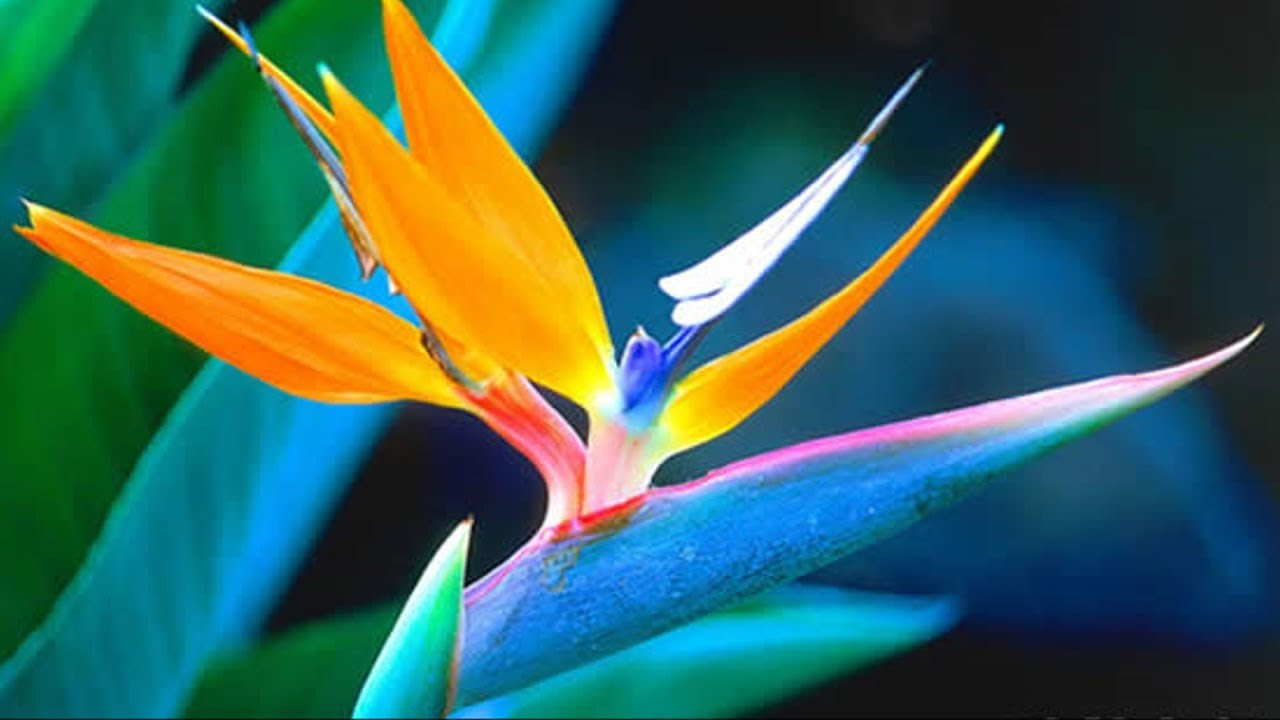
#> input picture kiri1215/hana.jpg, 1280 x 720 px, found by its file name
$ python img.py
#> lines starting #> are read from the running program, lines starting #| are printed output that depends on the picture
import cv2
import numpy as np

A = np.array(cv2.imread('C:\\Users\\owuser\\Documents\\kiri1215\\hana.jpg',cv2.IMREAD_COLOR))
#> A is the input picture: shape (720, 1280, 3); mean B, G, R 90.4, 98.1, 53.7
B = np.array(cv2.imread('C:\\Users\\owuser\\Documents\\kiri1215\\hana.jpg',cv2.IMREAD_GRAYSCALE))
#> B: shape (720, 1280); min 0, max 255, mean 83.9
C = np.array(cv2.imread('C:\\Users\\owuser\\Documents\\kiri1215\\hana.jpg',cv2.IMREAD_UNCHANGED))

A_size = np.shape(A)
#> A_size = (720, 1280, 3)
B_size = np.shape(B)
#> B_size = (720, 1280)
C_size = np.shape(C)
#> C_size = (720, 1280, 3)
#cv2.imshow('test',A)
#cv2.waitKey(0)

print(A_size)
#| (720, 1280, 3)
print(B_size)
#| (720, 1280)
print(C_size)
#| (720, 1280, 3)

cv2.imshow('B',(A[:,:,0])) #取得影像藍色數據
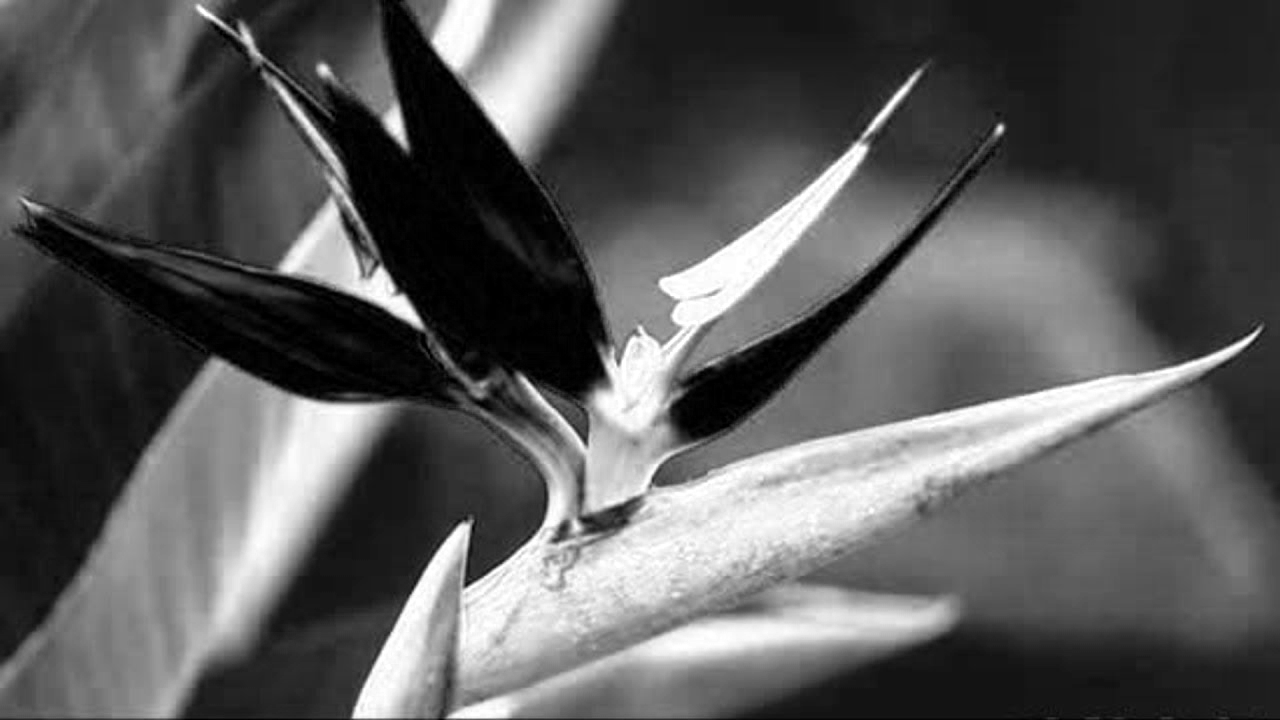
#> window 'B': shape (720, 1280); min 0, max 255, mean 90.4
cv2.imshow('G',(A[:,:,1])) #取得影像綠色數據
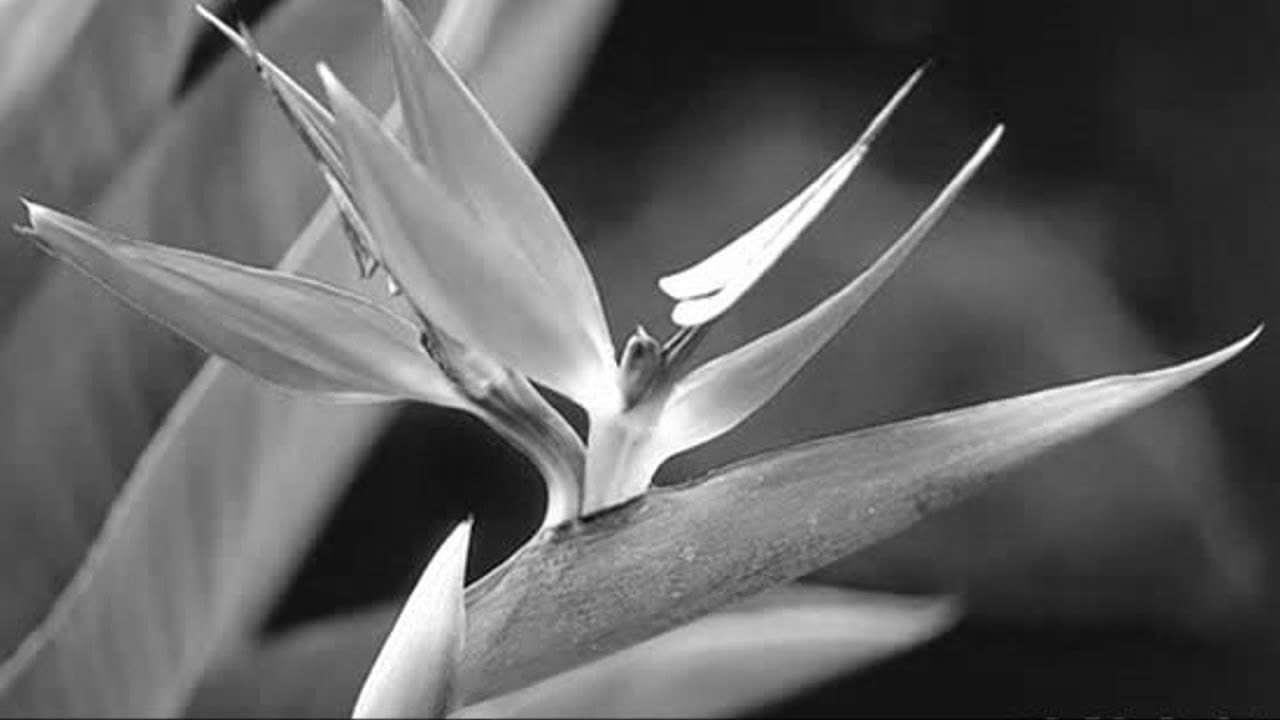
#> window 'G': shape (720, 1280); min 0, max 255, mean 98.1
cv2.imshow('R',(A[:,:,2])) #取得影像紅色數據
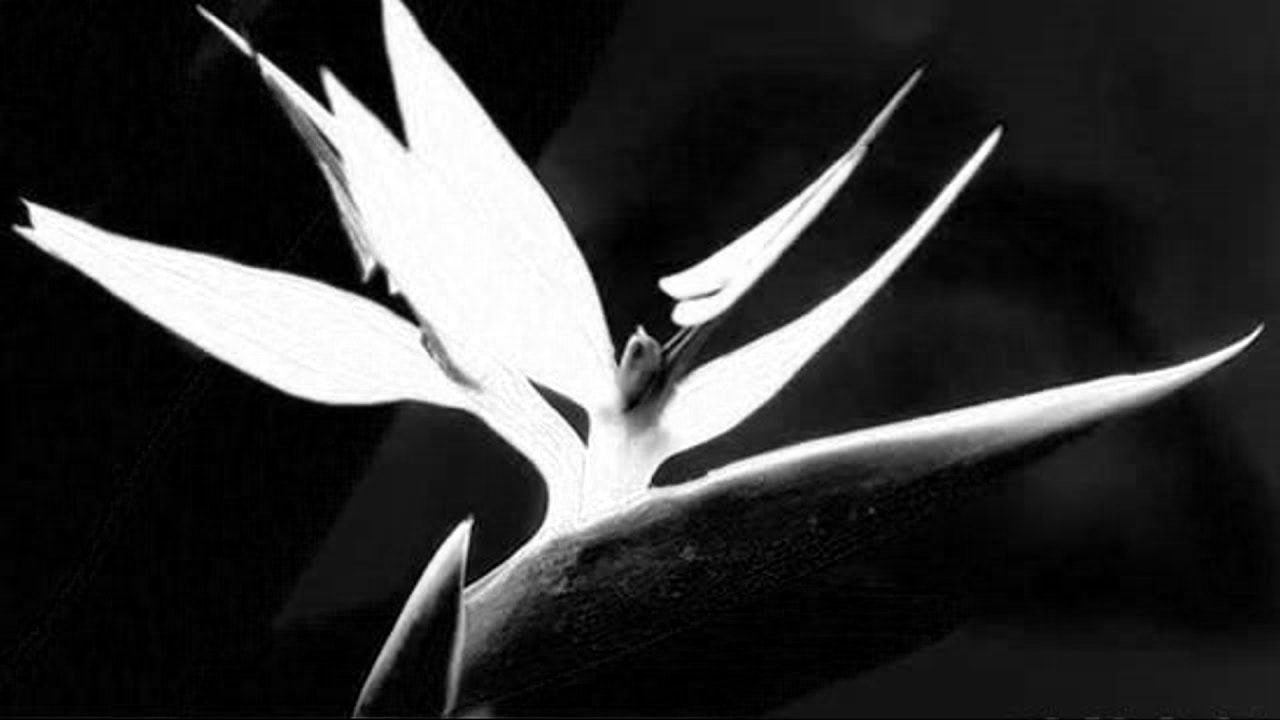
#> window 'R': shape (720, 1280); min 0, max 255, mean 53.7
cv2.imshow('all',(A[:,:,:])) #取得影像所有數據f
cv2.imshow('gray',B) #取得影像數據
cv2.waitKey(0)
cv2.destroyAllWindows()


Anegative = np.array(abs(255-A))
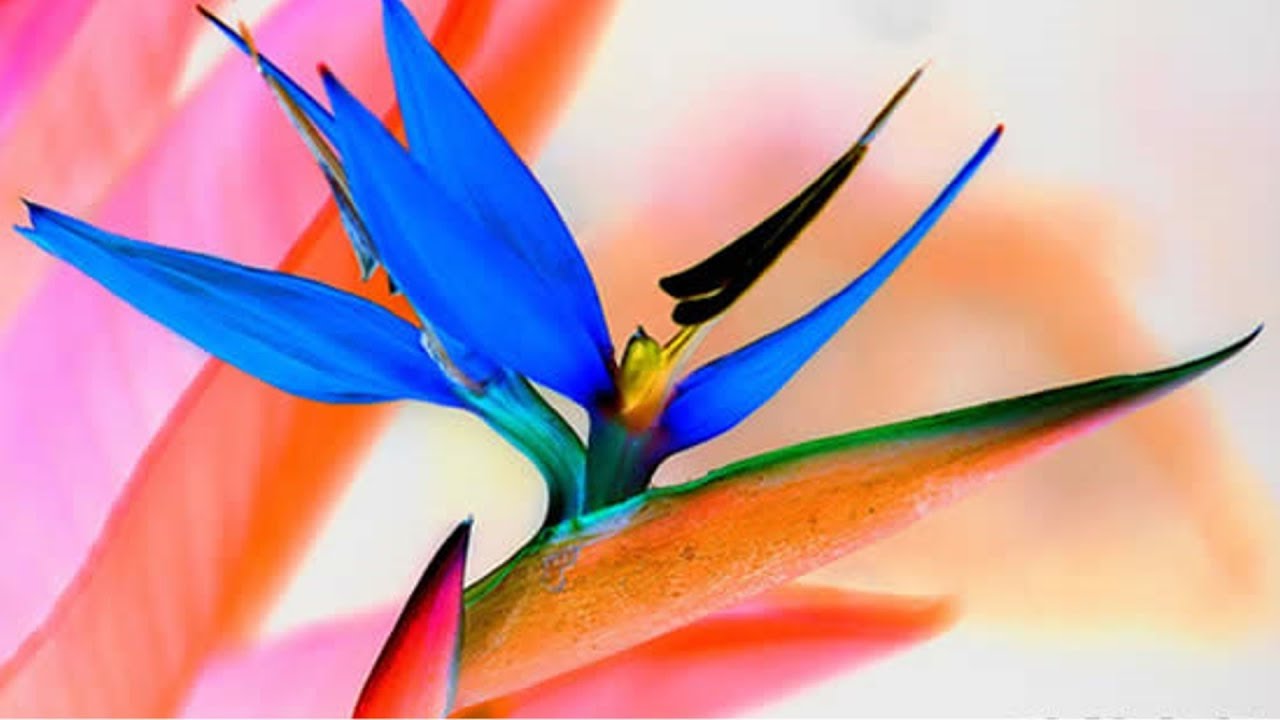
#> Anegative: shape (720, 1280, 3); mean B, G, R 164.6, 156.9, 201.3
cv2.imshow('negative',Anegative)
cv2.waitKey(0)
cv2.destroyAllWindows()
cv2.imwrite('negative.png',Anegative)
